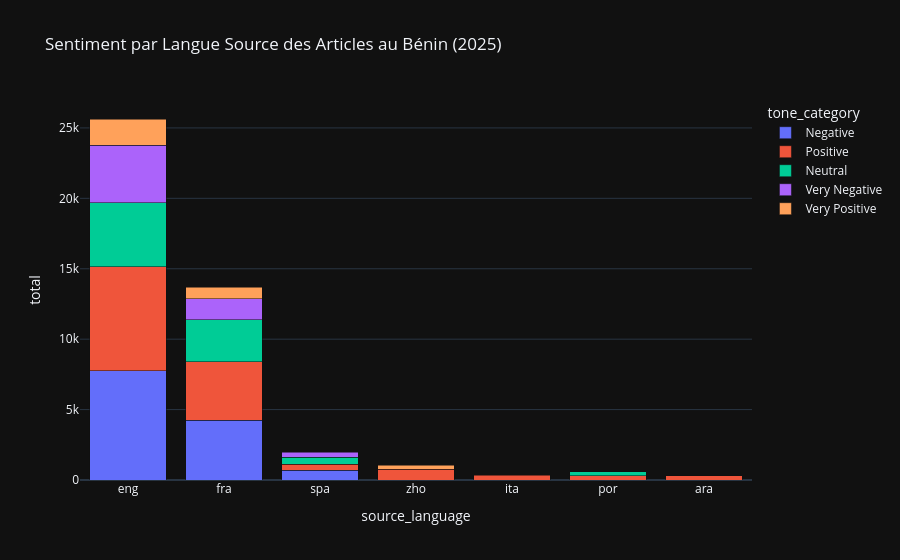

The notebook cell this image was saved under:
### Code cell
query_lang = f"""
SELECT source_language, tone_category, COUNT(*) as total
FROM `{PROJECT_ID}.{DATASET_ID}.gkg_clean`
WHERE source_language IS NOT NULL
GROUP BY source_language, tone_category
ORDER BY total DESC
LIMIT 20
"""

df_lang = charger_donnees(query_lang)

fig = px.bar(
    df_lang,
    x="source_language",
    y="total",
    color="tone_category",
    barmode="stack",
    title="Sentiment par Langue Source des Articles au Bénin (2025)"
)
fig.update_layout(template="plotly_dark")
fig.show()

### Figure 1 — Plotly figure (JSON) as saved in the notebook; plotly's stock layout.template omitted (floating-point values rounded to 4 significant figures)
{"data": [{"alignmentgroup": "True", "hovertemplate": "tone_category=Negative<br>source_language=%{x}<br>total=%{y}<extra></extra>", "legendgroup": "Negative", "marker": {"color": "#636efa", "pattern": {"shape": ""}}, "name": "Negative", "offsetgroup": "Negative", "orientation": "v", "showlegend": true, "textposition": "auto", "type": "bar", "x": ["eng", "fra", "spa"], "xaxis": "x", "y": [7775, 4239, 681], "yaxis": "y"}, {"alignmentgroup": "True", "hovertemplate": "tone_category=Positive<br>source_language=%{x}<br>total=%{y}<extra></extra>", "legendgroup": "Positive", "marker": {"color": "#EF553B", "pattern": {"shape": ""}}, "name": "Positive", "offsetgroup": "Positive", "orientation": "v", "showlegend": true, "textposition": "auto", "type": "bar", "x": ["eng", "fra", "zho", "spa", "ita", "por", "ara"], "xaxis": "x", "y": [7381, 4172, 766, 443, 346, 311, 287], "yaxis": "y"}, {"alignmentgroup": "True", "hovertemplate": "tone_category=Neutral<br>source_language=%{x}<br>total=%{y}<extra></extra>", "legendgroup": "Neutral", "marker": {"color": "#00cc96", "pattern": {"shape": ""}}, "name": "Neutral", "offsetgroup": "Neutral", "orientation": "v", "showlegend": true, "textposition": "auto", "type": "bar", "x": ["eng", "fra", "spa", "por"], "xaxis": "x", "y": [4517, 2977, 487, 268], "yaxis": "y"}, {"alignmentgroup": "True", "hovertemplate": "tone_category=Very Negative<br>source_language=%{x}<br>total=%{y}<extra></extra>", "legendgroup": "Very Negative", "marker": {"color": "#ab63fa", "pattern": {"shape": ""}}, "name": "Very Negative", "offsetgroup": "Very Negative", "orientation": "v", "showlegend": true, "textposition": "auto", "type": "bar", "x": ["eng", "fra", "spa"], "xaxis": "x", "y": [4107, 1497, 369], "yaxis": "y"}, {"alignmentgroup": "True", "hovertemplate": "tone_category=Very Positive<br>source_language=%{x}<br>total=%{y}<extra></extra>", "legendgroup": "Very Positive", "marker": {"color": "#FFA15A", "pattern": {"shape": ""}}, "name": "Very Positive", "offsetgroup": "Very Positive", "orientation": "v", "showlegend": true, "textposition": "auto", "type": "bar", "x": ["eng", "fra", "zho"], "xaxis": "x", "y": [1854, 800, 299], "yaxis": "y"}], "layout": {"barmode": "stack", "legend": {"title": {"text": "tone_category"}, "tracegroupgap": 0}, "title": {"text": "Sentiment par Langue Source des Articles au Bénin (2025)"}, "xaxis": {"anchor": "y", "domain": [0, 1], "title": {"text": "source_language"}}, "yaxis": {"anchor": "x", "domain": [0, 1], "title": {"text": "total"}}}}
